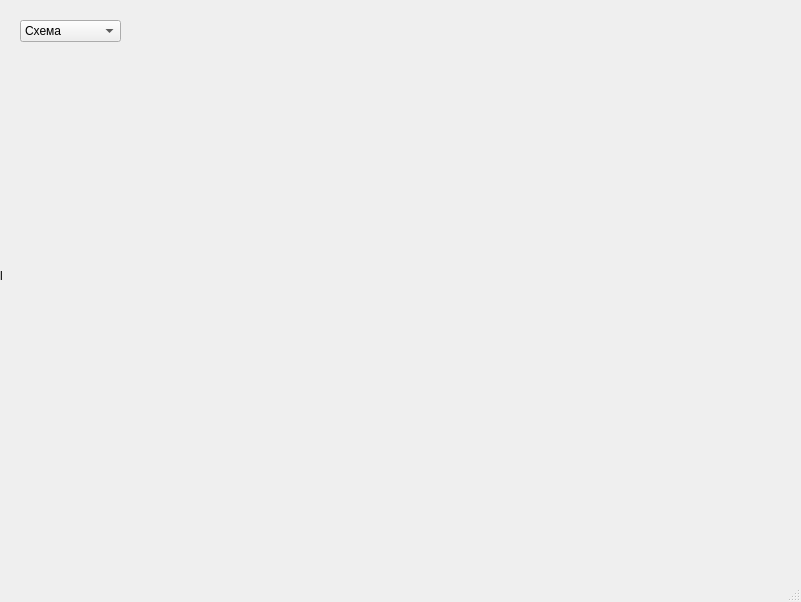
<?xml version="1.0" encoding="UTF-8"?>
<ui version="4.0">
 <class>MainWindow</class>
 <widget class="QMainWindow" name="MainWindow">
  <property name="geometry">
   <rect>
    <x>0</x>
    <y>0</y>
    <width>801</width>
    <height>602</height>
   </rect>
  </property>
  <property name="windowTitle">
   <string>MainWindow</string>
  </property>
  <widget class="QWidget" name="centralwidget">
   <widget class="QLabel" name="image">
    <property name="geometry">
     <rect>
      <x>0</x>
      <y>-30</y>
      <width>800</width>
      <height>611</height>
     </rect>
    </property>
    <property name="text">
     <string>l</string>
    </property>
   </widget>
   <widget class="QComboBox" name="map_type">
    <property name="geometry">
     <rect>
      <x>20</x>
      <y>20</y>
      <width>101</width>
      <height>22</height>
     </rect>
    </property>
    <item>
     <property name="text">
      <string>Схема</string>
     </property>
    </item>
    <item>
     <property name="text">
      <string>Спутник</string>
     </property>
    </item>
    <item>
     <property name="text">
      <string>Гибрид</string>
     </property>
    </item>
   </widget>
  </widget>
  <widget class="QMenuBar" name="menubar">
   <property name="geometry">
    <rect>
     <x>0</x>
     <y>0</y>
     <width>801</width>
     <height>26</height>
    </rect>
   </property>
  </widget>
  <widget class="QStatusBar" name="statusbar"/>
 </widget>
 <resources/>
 <connections/>
</ui>
